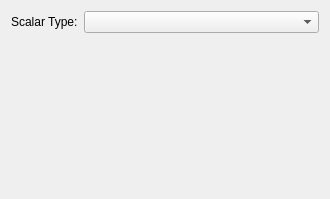
<?xml version="1.0" encoding="UTF-8"?>
<ui version="4.0">
 <class>ReconstructScalarCoverageLayerOptionsWidget</class>
 <widget class="QWidget" name="ReconstructScalarCoverageLayerOptionsWidget">
  <property name="geometry">
   <rect>
    <x>0</x>
    <y>0</y>
    <width>330</width>
    <height>199</height>
   </rect>
  </property>
  <property name="windowTitle">
   <string>Layers</string>
  </property>
  <layout class="QVBoxLayout" name="verticalLayout">
   <item>
    <layout class="QGridLayout" name="gridLayout">
     <item row="0" column="0">
      <widget class="QLabel" name="scalar_type_label">
       <property name="text">
        <string>Scalar Type:</string>
       </property>
      </widget>
     </item>
     <item row="0" column="1">
      <widget class="QComboBox" name="scalar_type_combobox">
       <property name="sizePolicy">
        <sizepolicy hsizetype="Expanding" vsizetype="Fixed">
         <horstretch>0</horstretch>
         <verstretch>0</verstretch>
        </sizepolicy>
       </property>
      </widget>
     </item>
    </layout>
   </item>
   <item>
    <widget class="QWidget" name="palette_placeholder_widget" native="true"/>
   </item>
  </layout>
 </widget>
 <resources>
  <include location="../qt-resources/qt_widgets.qrc"/>
  <include location="../qt-resources/qt_widgets.qrc"/>
 </resources>
 <connections/>
</ui>
